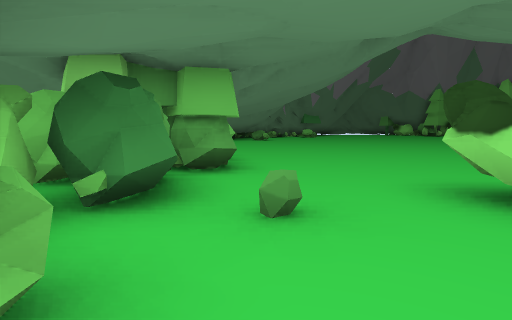
[1] (above)

23 first-person views from a walk through a Godot game level. The camera is 1.3 m above the floor, tilts 6° down and sees 80° across. The floor is counted in squares, 2 m on a side. Each view is taken from the middle of a square. On the plan, view 1 faces up. The plan holds only what a view shows up to about 10 squares ahead; the rest is blank. The place goes on beyond the plan. Flat picture figures and markers are left out.

[2]
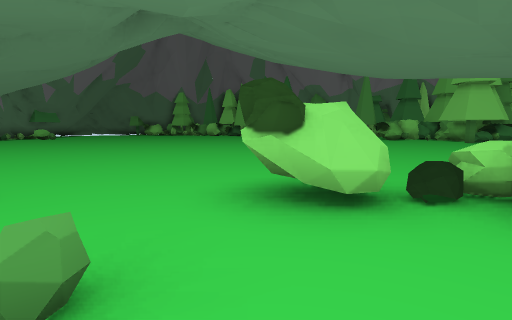

[3]
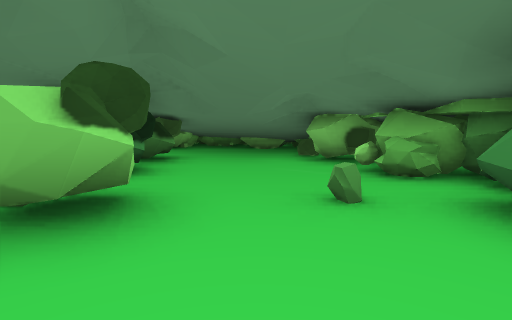

[4]
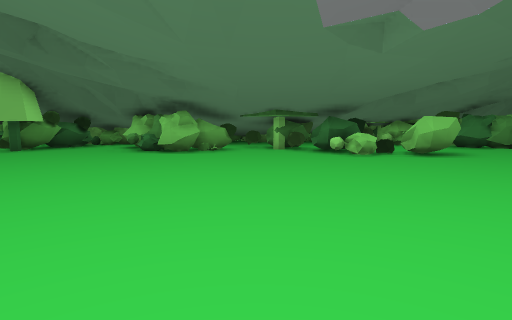

[5]
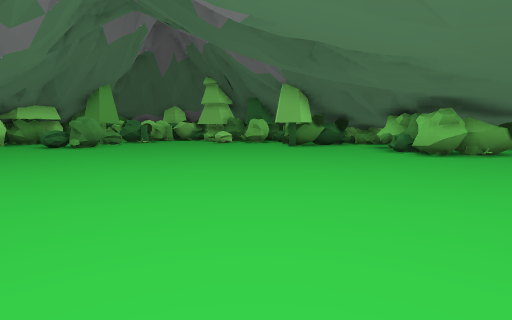

[6]
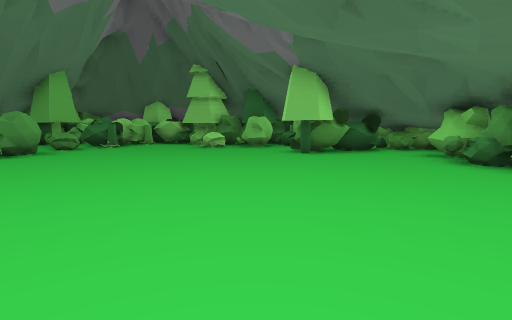

[7]
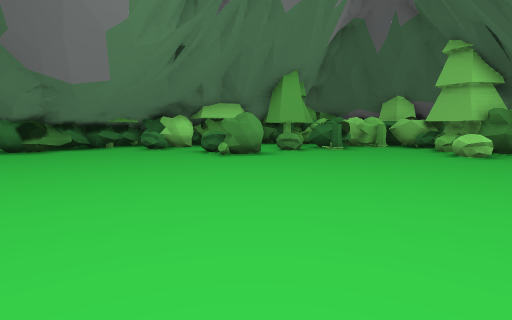

[8]
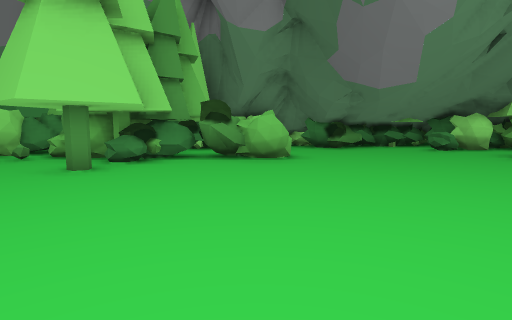

[9]
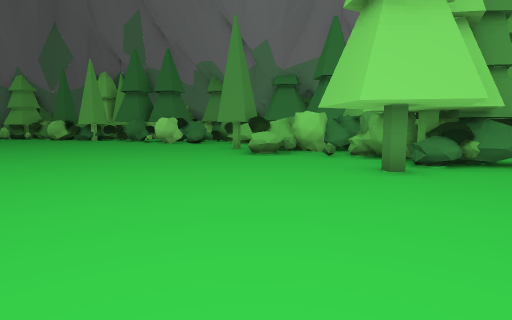

[10]
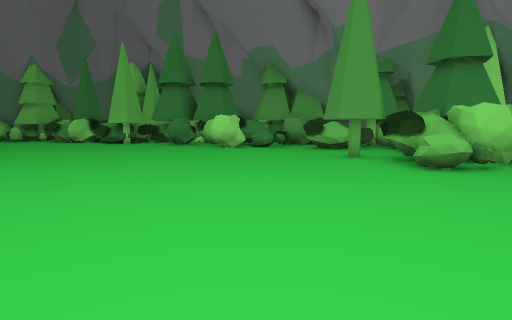

[11]
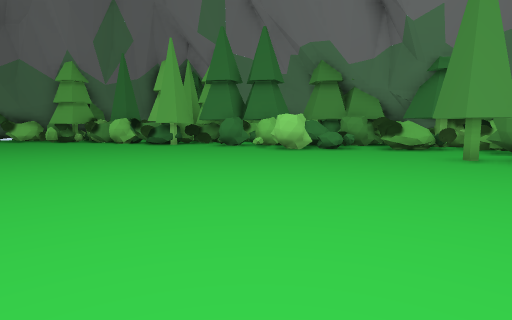

[12]
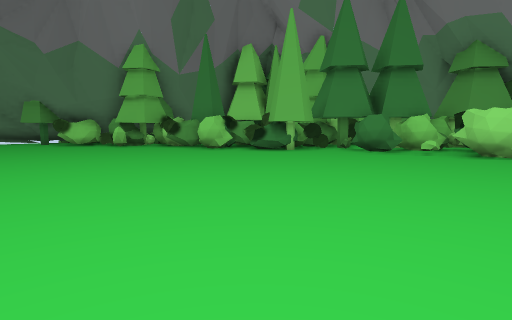

[13]
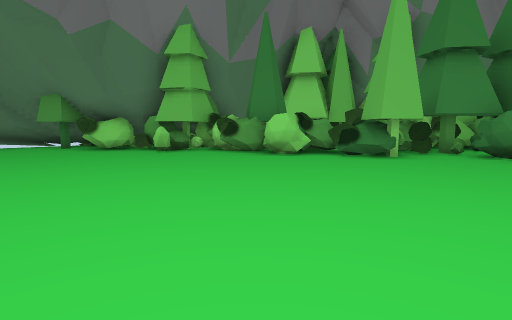

[14]
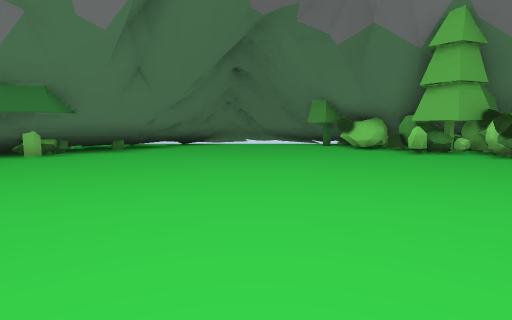

[15]
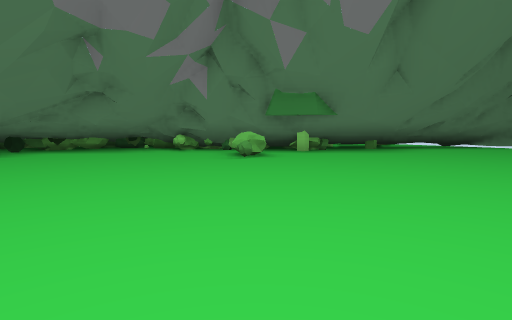

[16]
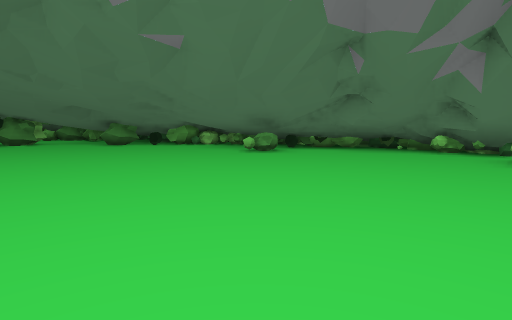

[17]
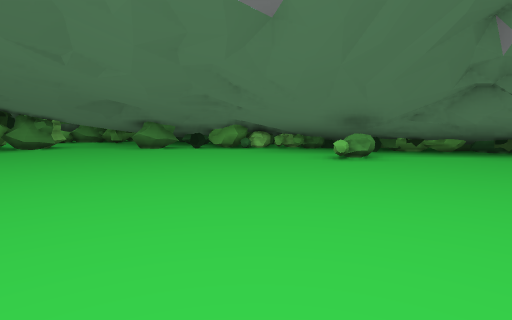

[18]
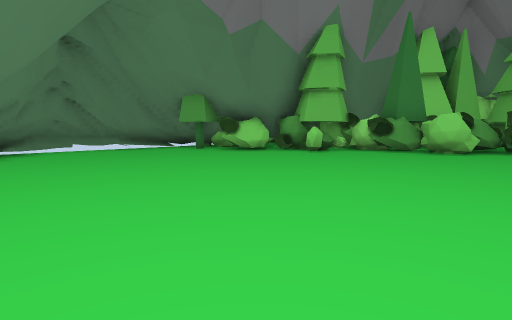

[19]
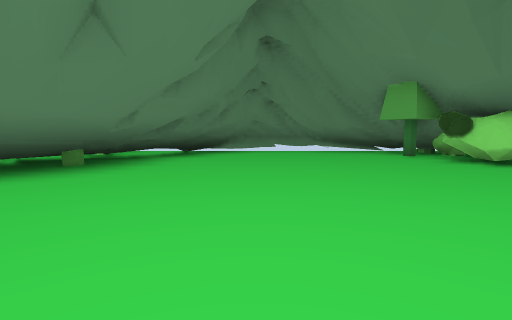

[20]
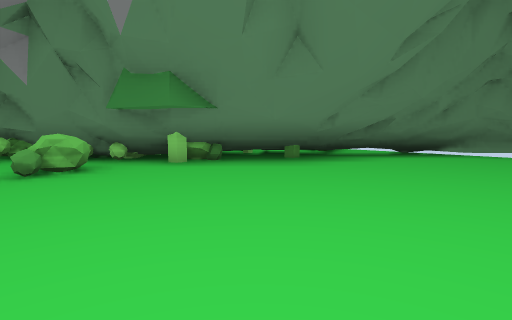

[21]
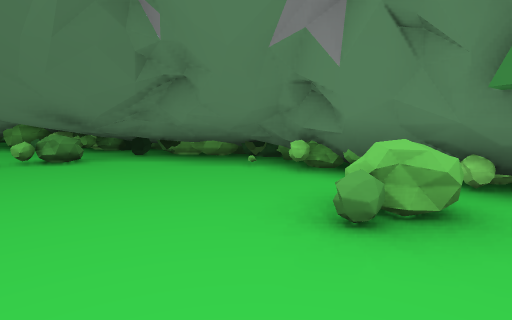

[22]
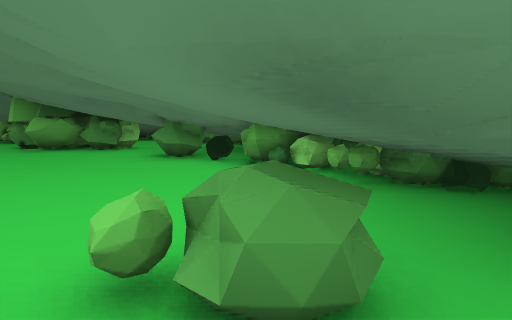

[23]
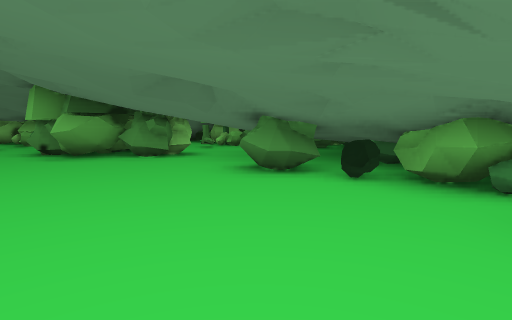

### Floor plan
Key: @ floor where view 1 was taken; # wall or solid block; x gap in a wall; . floor; = window, fence, low wall or low ledge; ^ raised ledge.
Columns run from 5 left of view 1 to 21 right of it. Each row starts with its distance up from view 1.
 29             ####
 28           ^^#...##
 27          ^^#....###
 26          ^^^.....###
 25          ^^.......##
 24          ##.......=##
 23         ##.........##
 22       ###...........##
 21     ###.=^..........##
 20     #^...............#
 19     ##...............##
 18    ###...............###
 17   #^^#................##
 16   ^  #.................#
 15   ^^ ..................##
 14  #^ ......... .........##
 13   #.........  ..........=
 12  ^^........    .........##
 11   #.......     ..........#=
 10   ^.........   ...........#
  9    .........   .......##.##
  8   ^.........   .......##
  7 ^^##........    ......^##
  6  .###......     ......###
  5   ###..................#
  4   ##..................=#
  3    ##..##..............###
  2    ##=..#..............#.
  1     #...##.............#
  0     #@..#..................
 -1     #^  ##................#
 -2      ^   ###..............#
 -3           ###.............#
 -4      #^ ^  ##............##
 -5         #   #.........#^.##
 -6             ..##......x .#
 -7            #####......^  #
 -8                =#=...###
 -9                  #=..##
-10                  ##..
-11                   ###

Positions as (right, up) in squares from view 1, and headings:
1: (0, 0), facing up
2: (0, 1), facing up-right
3: (1, 5), facing down
4: (11, 5), facing down-left
5: (11, 5), facing down
6: (11, 2), facing down
7: (11, 0), facing down-right
8: (11, 1), facing right
9: (11, 2), facing up-right
10: (11, 6), facing up-right
11: (10, 8), facing up-right
12: (9, 13), facing up-right
13: (9, 16), facing up-right
14: (9, 16), facing up
15: (9, 16), facing up-left
16: (9, 16), facing left
17: (7, 14), facing left
18: (6, 19), facing up-right
19: (8, 20), facing up
20: (9, 20), facing up-left
21: (6, 20), facing left
22: (1, 17), facing down-left
23: (1, 14), facing down-left
